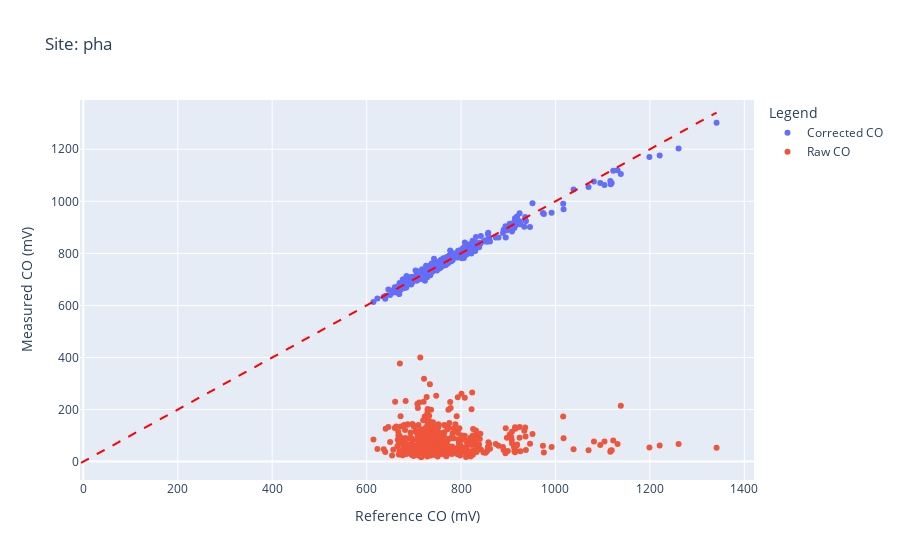
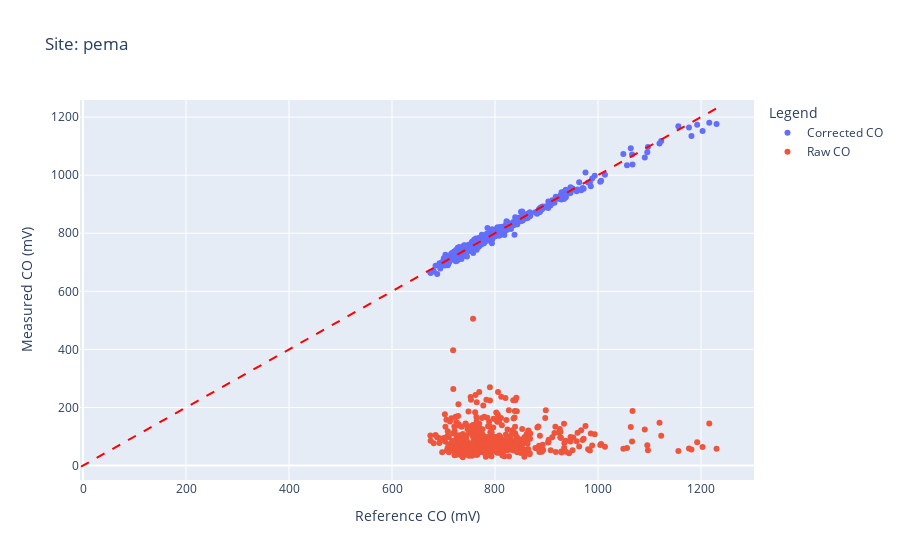
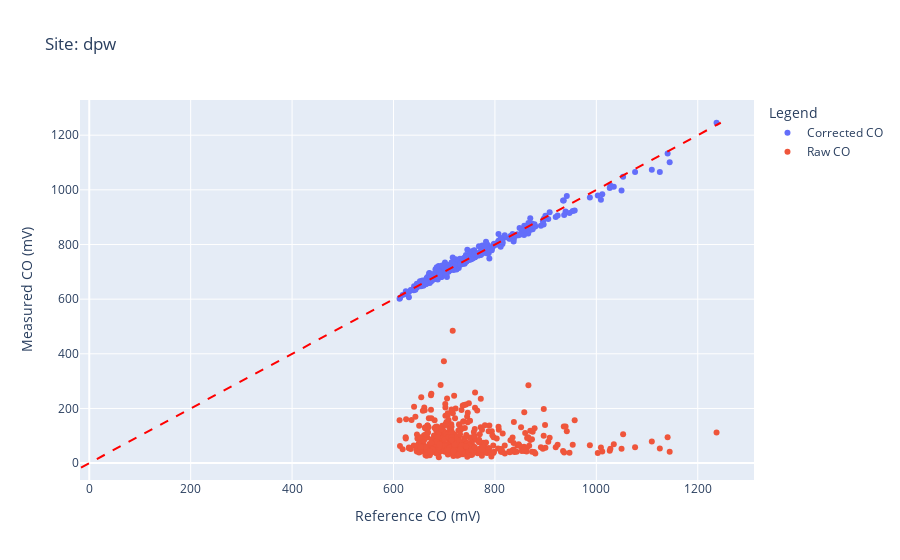

Write notebook code for charts like these, in order.
### Markdown cell above
Fit per-site regression models to the data where RSC(co)<0.10:

### Code cell
# Fit basic polynomial models only for the colocated BEACO2N nodes
# %pip install plotly.express
refsites = list(reference.keys())

models = {}
x_train = {}
x_test = {}
y_train = {}
y_test = {}
y_pred = {}

for i, site in enumerate(refsites):
    x_train_i, x_test_i, y_train_i, y_test_i = train_test_split(measurement[site].drop("timestamp", axis=1), reference[site]["co"], random_state=42)
    x_train[site] = x_train_i
    x_test[site] = x_test_i
    y_train[site] = y_train_i
    y_test[site] = y_test_i
    models[site] = LinearRegression()
    models[site].fit(x_train[site], y_train[site])
    y_pred[site] = models[site].predict(x_test[site])
    print(site, "\tR^2: ", models[site].score(x_test[site], y_test[site]), '\n')

for i, site in enumerate(refsites):    
    y_true = y_test[site]
    y_raw = measurement[site].sort_values(by="timestamp")["co"]
    
    fig = go.Figure()

    # Add corrected (predicted) values
    fig.add_trace(go.Scatter(
        x=y_test[site],
        y=y_pred[site],
        mode='markers',
        name='Corrected CO',
        customdata=common_timestamps.sort_values(),
        hovertemplate=
            'Reference CO: %{x}<br>' + 
            'Corrected CO:%{y}<br>' +
            'Timestamp: %{customdata}<extra></extra>'
    ))

    # Add raw (uncorrected) values
    fig.add_trace(go.Scatter(
        x=y_test[site],
        y=y_raw,
        mode='markers',
        name='Raw CO',
        customdata=common_timestamps.sort_values(),
        hovertemplate=
            'Reference CO: %{x}<br>' +
            'Raw CO: %{y}<br>' +
            'Timestamp: %{customdata}<extra></extra>'
    ))

    # Add 1:1 reference line
    min_val = min(y_test[site].min(), y_pred[site].min(), y_raw.min())
    max_val = max(y_test[site].max(), y_pred[site].max(), y_raw.max())
    fig.add_shape(
        type='line',
        x0=min_val, y0=min_val,
        x1=max_val, y1=max_val,
        line=dict(color='red', dash='dash'),
        name='1:1 Line'
    )

    fig.update_layout(
        title=f"Site: {site}",
        xaxis_title="Reference CO (mV)",
        yaxis_title="Measured CO (mV)",
        legend_title="Legend"
    )
    fig.show()

### Figure 1 — Plotly figure (JSON) as saved in the notebook; plotly's stock layout.template omitted (floating-point values rounded to 4 significant figures; data arrays with more than 128 entries replaced by an {"elided": "..."} marker saying what was removed)
{"data": [{"customdata": {"elided": "2180 str values"}, "hovertemplate": "Reference CO: %{x}<br>Corrected CO:%{y}<br>Timestamp: %{customdata}<extra></extra>", "mode": "markers", "name": "Corrected CO", "type": "scatter", "x": {"elided": "545 float values"}, "y": {"elided": "545 float values"}}, {"customdata": {"elided": "2180 str values"}, "hovertemplate": "Reference CO: %{x}<br>Raw CO: %{y}<br>Timestamp: %{customdata}<extra></extra>", "mode": "markers", "name": "Raw CO", "type": "scatter", "x": {"elided": "545 float values"}, "y": {"elided": "2180 float values"}}], "layout": {"legend": {"title": {"text": "Legend"}}, "shapes": [{"line": {"color": "red", "dash": "dash"}, "name": "1:1 Line", "type": "line", "x0": -4.934, "x1": 1341.0, "y0": -4.934, "y1": 1341.0}], "title": {"text": "Site: pha"}, "xaxis": {"title": {"text": "Reference CO (mV)"}}, "yaxis": {"title": {"text": "Measured CO (mV)"}}}}

### Figure 2 — Plotly figure (JSON) as saved in the notebook; plotly's stock layout.template omitted (floating-point values rounded to 4 significant figures; data arrays with more than 128 entries replaced by an {"elided": "..."} marker saying what was removed)
{"data": [{"customdata": {"elided": "2180 str values"}, "hovertemplate": "Reference CO: %{x}<br>Corrected CO:%{y}<br>Timestamp: %{customdata}<extra></extra>", "mode": "markers", "name": "Corrected CO", "type": "scatter", "x": {"elided": "545 float values"}, "y": {"elided": "545 float values"}}, {"customdata": {"elided": "2180 str values"}, "hovertemplate": "Reference CO: %{x}<br>Raw CO: %{y}<br>Timestamp: %{customdata}<extra></extra>", "mode": "markers", "name": "Raw CO", "type": "scatter", "x": {"elided": "545 float values"}, "y": {"elided": "2180 float values"}}], "layout": {"legend": {"title": {"text": "Legend"}}, "shapes": [{"line": {"color": "red", "dash": "dash"}, "name": "1:1 Line", "type": "line", "x0": -3.898, "x1": 1230.0, "y0": -3.898, "y1": 1230.0}], "title": {"text": "Site: pema"}, "xaxis": {"title": {"text": "Reference CO (mV)"}}, "yaxis": {"title": {"text": "Measured CO (mV)"}}}}

### Figure 3 — Plotly figure (JSON) as saved in the notebook; plotly's stock layout.template omitted (floating-point values rounded to 4 significant figures; data arrays with more than 128 entries replaced by an {"elided": "..."} marker saying what was removed)
{"data": [{"customdata": {"elided": "2180 str values"}, "hovertemplate": "Reference CO: %{x}<br>Corrected CO:%{y}<br>Timestamp: %{customdata}<extra></extra>", "mode": "markers", "name": "Corrected CO", "type": "scatter", "x": {"elided": "545 float values"}, "y": {"elided": "545 float values"}}, {"customdata": {"elided": "2180 str values"}, "hovertemplate": "Reference CO: %{x}<br>Raw CO: %{y}<br>Timestamp: %{customdata}<extra></extra>", "mode": "markers", "name": "Raw CO", "type": "scatter", "x": {"elided": "545 float values"}, "y": {"elided": "2180 float values"}}], "layout": {"legend": {"title": {"text": "Legend"}}, "shapes": [{"line": {"color": "red", "dash": "dash"}, "name": "1:1 Line", "type": "line", "x0": -16.27, "x1": 1245.0, "y0": -16.27, "y1": 1245.0}], "title": {"text": "Site: dpw"}, "xaxis": {"title": {"text": "Reference CO (mV)"}}, "yaxis": {"title": {"text": "Measured CO (mV)"}}}}
